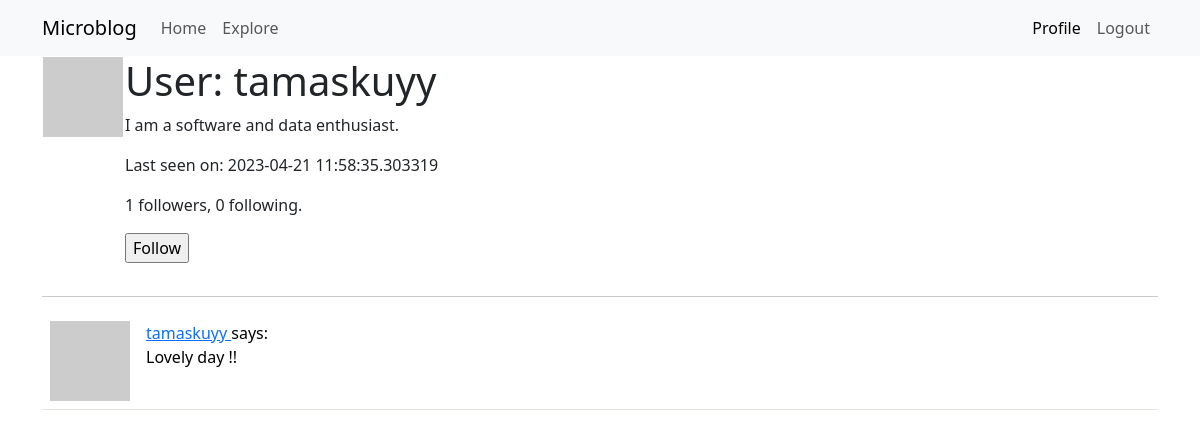
The page /user/tamaskuyy (signed in) on the database its author committed.
### app/models.py (models this page shows, shortened)
class User(UserMixin, db.Model):
    id = db.Column(db.Integer, primary_key=True)
    username = db.Column(db.String(64), index=True, unique=True)
    email = db.Column(db.String(120), index=True, unique=True)
    password_hash = db.Column(db.String(128))
    posts = db.relationship('Post', backref='author', lazy='dynamic')
    about_me = db.Column(db.String(140))
    last_seen = db.Column(db.DateTime, default=datetime.utcnow)
    followed = db.relationship(
        'User', secondary=followers,
        primaryjoin=(followers.c.follower_id == id),
        secondaryjoin=(followers.c.followed_id == id),
        backref=db.backref('followers', lazy='dynamic'), lazy='dynamic')
    def avatar(self, size):
        digest = md5(self.email.lower().encode('utf-8')).hexdigest()
        return 'https://www.gravatar.com/avatar/{}?d=identicon&s={}'.format(digest, size)
    def is_following(self, user):
        return self.followed.filter(
            followers.c.followed_id == user.id).count() > 0

class Post(db.Model):
    id = db.Column(db.Integer, primary_key=True)
    body = db.Column(db.String(140))
    timestamp = db.Column(db.DateTime, index=True, default=datetime.utcnow)
    user_id = db.Column(db.Integer, db.ForeignKey('user.id'))

### app/routes.py (the view)
@app.route('/user/<username>')
@login_required
def user(username):
    user = User.query.filter_by(username=username).first_or_404()
    page = request.args.get('page', 1, type=int)
    posts = user.posts.order_by(Post.timestamp.desc()).paginate(page=page, per_page=app.config['POSTS_PER_PAGE'], error_out=False)
    next_url = url_for('user', username=user.username, page=posts.next_num) \
        if posts.has_next else None
    prev_url = url_for('user', username=user.username, page=posts.prev_num) \
        if posts.has_prev else None
    form = EmptyForm()
    return render_template('user.html', user=user, posts=posts.items, next_url=next_url, prev_url=prev_url, form=form)

### app/forms.py
class EmptyForm(FlaskForm):
    submit = SubmitField('Submit')

### app/models.py (called while the page is built)
@login.user_loader
def load_user(id):
    return User.query.get(int(id))

### app/routes.py (called while the page is built)
@app.before_request
def before_request():
    if current_user.is_authenticated:
        current_user.last_seen = datetime.utcnow()
        db.session.commit()

### app/templates/user.html (shortened to what this page needs)
{% extends "base.html" %}
{% block app_content %}
    <table>
        <tr valign="top">
            <td><img src="{{ user.avatar(128) }}"></td>
            <td>
                <h1>User: {{ user.username }}</h1>
                {% if user.about_me %}<p>{{ user.about_me }}</p>{% endif %}
                {% if user.last_seen %}<p>Last seen on: {{ user.last_seen }}</p>{% endif %}
                <p>{{ user.followers.count() }} followers, {{ user.followed.count() }} following.</p>
                {% if user == current_user %}
                <p><a href="{{ url_for('edit_profile') }}">Edit your profile</a></p>
                {% elif not current_user.is_following(user) %}
                <p>
                    <form action="{{ url_for('follow', username=user.username) }}" method="post">
                        {{ form.submit(value='Follow') }}
                    </form>
                </p>
                {% endif %}
            </td>
        </tr>
    </table>
    <hr>
    {% for post in posts %}
        {% include '_post.html' %}
    {% endfor %}
{% endblock %}

### app/templates/_post.html
<table class="table table-hover">
    <tr>
        <td width="70px">
            <a href="{{ url_for('user', username=post.author.username) }}">
                <img src="{{ post.author.avatar(70) }}" />
            </a>
        </td>
        <td>
            <a href="{{ url_for('user', username=post.author.username) }}">
                {{ post.author.username }}
            </a>
            says:
            <br>
            {{ post.body }}
        </td>
    </tr>
</table>

### rows shown on the page
User: username "tamaskuyy", about_me "I am a software and data enthusiast.", last_seen "2023-04-21 11:58:35.303319"
Post: author.username "tamaskuyy", body "Lovely day !!"

### other values the page prints
{{ user.followers.count() }} "1"
{{ user.followed.count() }} "0"
